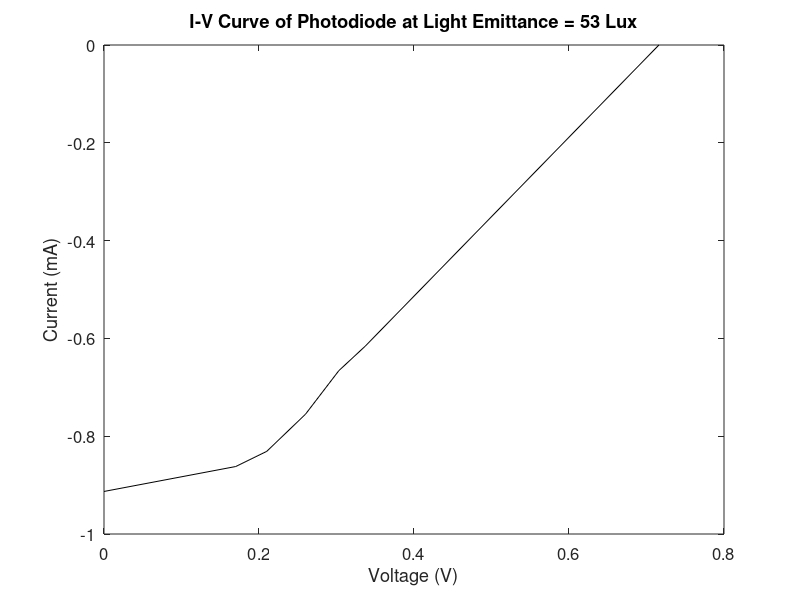
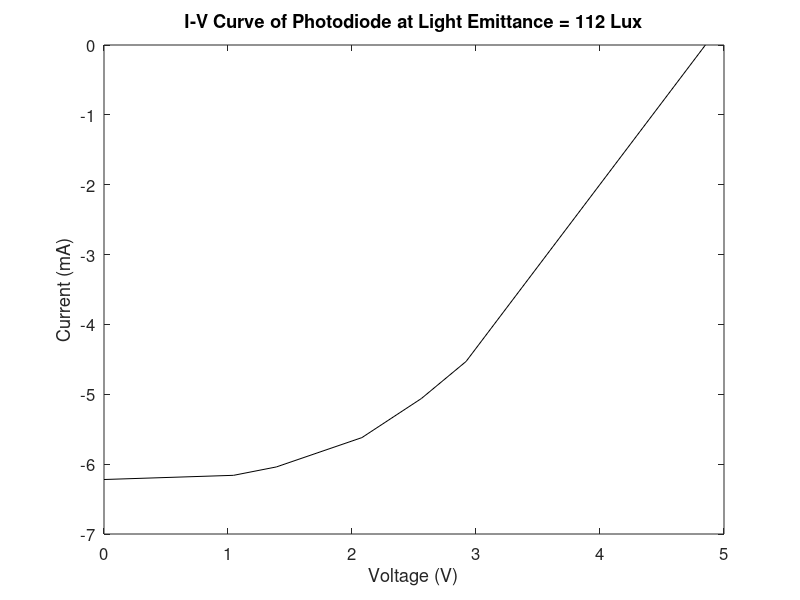
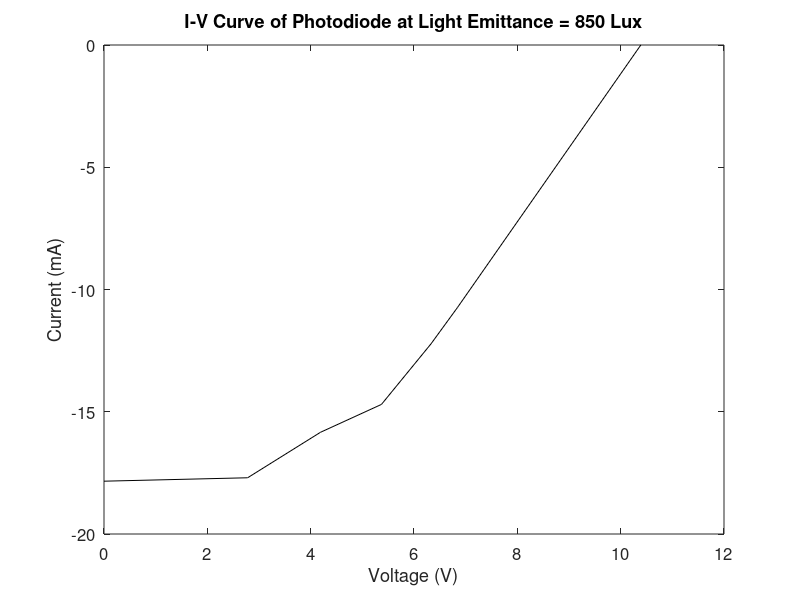
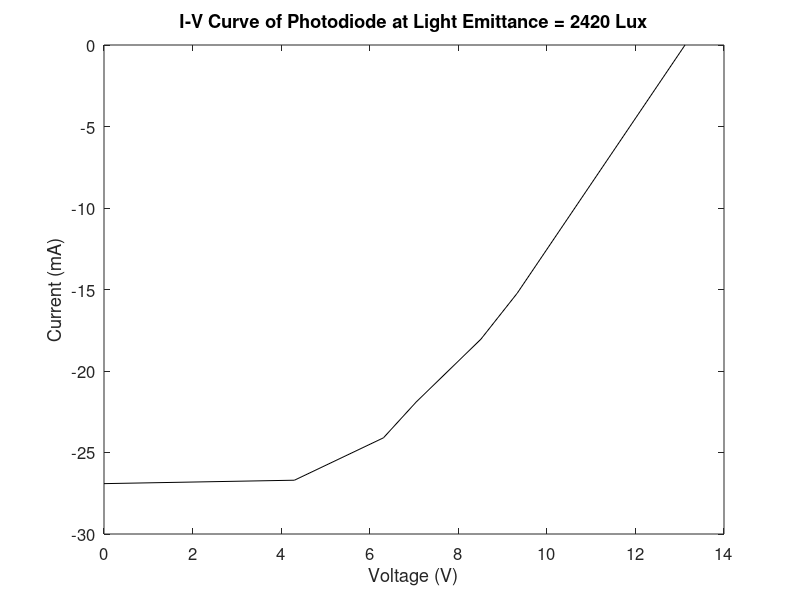

MATLAB code for these plots, in order:
close all;
clear all;

% **************** Conversion Parameter ****************

conv = 1.464128843338 * 10^(-3);

res = [0,157.3,238,324,462,623,1200];

% **************** Lux Level 1 = 0% ****************

i_1 = [0.913,0.862,0.831,0.755,0.666,0.616,0];

v_1 = [0,0.17,0.21,0.26,0.303,0.337,0.716];

p_1 = v_1 .* i_1;

lux_1 = 53;

% **************** Lux Level 2 = 25% ****************

i_2 = [6.22,6.16,6.04,5.62,5.06,4.53,0];

v_2 = [0,1.045,1.39,2.08,2.56,2.92,4.85];

p_2 = v_2 .* i_2;

lux_2 = 112;

% **************** Lux Level 3 = 50% ****************

i_3 = [17.84,17.70,15.84,14.70,12.22,10.74,0];

v_3 = [0,2.78,4.19,5.37,6.33,6.84,10.39];

p_3 = v_3 .* i_3;

lux_3 = 850;

% **************** Lux Level 4 = 75% ****************

i_4 = [26.91,26.7,24.1,21.9,18.05,15.23,0];

v_4 = [0,4.3,6.31,7.05,8.51,9.33,13.12];

p_4 = v_4 .* i_4;

lux_4 = 2420;

% **************** Lux Level 5 = 100% ****************

i_5 = [32.4,31.8,28.3,25.2,20.9,17.24,0];

v_5 = [0,5.07,6.83,8.16,9.87,10.82,14.33];

p_5 = v_5 .* i_5;

lux_5 = 3100;

% **************** Plotting I-V Curves ****************

fig_id = figure();;
plot (v_1,-i_1,'-k');
xlabel('Voltage (V)', 'FontSize', 14);
ylabel('Current (mA)', 'FontSize', 14);
title(['I-V Curve of Photodiode at Light Emittance = ',num2str(lux_1),' Lux'], 'FontSize', 14);
set(gca, 'fontsize', 12);
saveas(fig_id,['/Users/shayantaheri/Desktop/fig_dir/',num2str(fig_id),'.pdf']);

fig_id = figure();
plot (v_2,-i_2,'-k');
xlabel('Voltage (V)', 'FontSize', 14);
ylabel('Current (mA)', 'FontSize', 14);
title(['I-V Curve of Photodiode at Light Emittance = ',num2str(lux_2),' Lux'], 'FontSize', 14);
set(gca, 'fontsize', 12);
saveas(fig_id,['/Users/shayantaheri/Desktop/fig_dir/',num2str(fig_id),'.pdf']);

fig_id = figure();
plot (v_3,-i_3,'-k');
xlabel('Voltage (V)', 'FontSize', 14);
ylabel('Current (mA)', 'FontSize', 14);
title(['I-V Curve of Photodiode at Light Emittance = ',num2str(lux_3),' Lux'], 'FontSize', 14);
set(gca, 'fontsize', 12);
saveas(fig_id,['/Users/shayantaheri/Desktop/fig_dir/',num2str(fig_id),'.pdf']);

fig_id = figure();
plot (v_4,-i_4,'-k');
xlabel('Voltage (V)', 'FontSize', 14);
ylabel('Current (mA)', 'FontSize', 14);
title(['I-V Curve of Photodiode at Light Emittance = ',num2str(lux_4),' Lux'], 'FontSize', 14);
set(gca, 'fontsize', 12);
saveas(fig_id,['/Users/shayantaheri/Desktop/fig_dir/',num2str(fig_id),'.pdf']);

fig_id = figure();
plot (v_5,-i_5,'-k');
xlabel('Voltage (V)', 'FontSize', 14);
ylabel('Current (mA)', 'FontSize', 14);
title(['I-V Curve of Photodiode at Light Emittance = ',num2str(lux_5),' Lux'], 'FontSize', 14);
set(gca, 'fontsize', 12);
saveas(fig_id,['/Users/shayantaheri/Desktop/fig_dir/',num2str(fig_id),'.pdf']);

fig_id = figure();
plot (v_1,-i_1,'-k');
hold on;
plot (v_2,-i_2,'-b');
hold on;
plot (v_3,-i_3,'-r');
hold on;
plot (v_4,-i_4,'-g');
hold on;
plot (v_5,-i_5,'-m');
xlabel('Voltage (V)', 'FontSize', 14);
ylabel('Current (mA)', 'FontSize', 14);
fig_tit = title('I-V Curve of Photodiode at Different Light Emittance (Wavelength = 555nm)', 'FontSize', 14);
tit_pos = get(fig_tit,'Position');
set(fig_tit,'Position',[tit_pos(1) tit_pos(2)+1 tit_pos(3)]);
set(gca, 'fontsize', 12);
fig_leg = legend ([num2str(lux_1*conv),' W/m^2'],[num2str(lux_2*conv),' W/m^2'],...
    [num2str(lux_3*conv),' W/m^2'],[num2str(lux_4*conv),' W/m^2'],[num2str(lux_5*conv),' W/m^2'],...
    'Location','SouthEast');
set(fig_leg,'FontSize',10);
hold off;
saveas(fig_id,['/Users/shayantaheri/Desktop/fig_dir/',num2str(fig_id),'.pdf']);

% **************** Plotting P-V Curves ****************

fig_id = figure();
plot (v_1,p_1,'-k');
xlabel('Voltage (V)', 'FontSize', 14);
ylabel('Power (mW)', 'FontSize', 14);
title(['P-V Curve of Photodiode at Light Emittance = ',num2str(lux_1),' Lux'], 'FontSize', 14);
set(gca, 'fontsize', 12);
saveas(fig_id,['/Users/shayantaheri/Desktop/fig_dir/',num2str(fig_id),'.pdf']);

fig_id = figure();
plot (v_2,p_2,'-k');
xlabel('Voltage (V)', 'FontSize', 14);
ylabel('Power (mW)', 'FontSize', 14);
title(['P-V Curve of Photodiode at Light Emittance = ',num2str(lux_2),' Lux'], 'FontSize', 14);
set(gca, 'fontsize', 12);
saveas(fig_id,['/Users/shayantaheri/Desktop/fig_dir/',num2str(fig_id),'.pdf']);

fig_id = figure();
plot (v_3,p_3,'-k');
xlabel('Voltage (V)', 'FontSize', 14);
ylabel('Power (mW)', 'FontSize', 14);
title(['P-V Curve of Photodiode at Light Emittance = ',num2str(lux_3),' Lux'], 'FontSize', 14);
set(gca, 'fontsize', 12);
saveas(fig_id,['/Users/shayantaheri/Desktop/fig_dir/',num2str(fig_id),'.pdf']);

fig_id = figure();
plot (v_4,p_4,'-k');
xlabel('Voltage (V)', 'FontSize', 14);
ylabel('Power (mW)', 'FontSize', 14);
title(['P-V Curve of Photodiode at Light Emittance = ',num2str(lux_4),' Lux'], 'FontSize', 14);
set(gca, 'fontsize', 12);
saveas(fig_id,['/Users/shayantaheri/Desktop/fig_dir/',num2str(fig_id),'.pdf']);

fig_id = figure();
plot (v_5,p_5,'-k');
xlabel('Voltage (V)', 'FontSize', 14);
ylabel('Power (mW)', 'FontSize', 14);
title(['P-V Curve of Photodiode at Light Emittance = ',num2str(lux_5),' Lux'], 'FontSize', 14);
set(gca, 'fontsize', 12);
saveas(fig_id,['/Users/shayantaheri/Desktop/fig_dir/',num2str(fig_id),'.pdf']);

fig_id = figure();
plot (v_1,p_1,'-k');
hold on;
plot (v_2,p_2,'-b');
hold on;
plot (v_3,p_3,'-r');
hold on;
plot (v_4,p_4,'-g');
hold on;
plot (v_5,p_5,'-m');
xlabel('Voltage (V)', 'FontSize', 14);
ylabel('Power (mW)', 'FontSize', 14);
fig_tit = title('P-V Curve of Photodiode at Different Light Emittance (Wavelength = 555nm)', 'FontSize', 14);
tit_pos = get(fig_tit,'Position');
set(fig_tit,'Position',[tit_pos(1) tit_pos(2)+7 tit_pos(3)]);
set(gca, 'fontsize', 12);
fig_leg = legend ([num2str(lux_1*conv),' W/m^2'],[num2str(lux_2*conv),' W/m^2'],...
    [num2str(lux_3*conv),' W/m^2'],[num2str(lux_4*conv),' W/m^2'],[num2str(lux_5*conv),' W/m^2'],...
    'Location','NorthWest');
set(fig_leg,'FontSize',10);
hold off;
saveas(fig_id,['/Users/shayantaheri/Desktop/fig_dir/',num2str(fig_id),'.pdf']);

% **************** Plotting P-R Curves ****************

fig_id = figure();
plot (res,p_1,'-k');
xlabel('Resistance (\Omega)', 'FontSize', 14);
ylabel('Power (mW)', 'FontSize', 14);
title(['P-R Curve of Photodiode at Light Emittance = ',num2str(lux_1),' Lux'], 'FontSize', 14);
set(gca, 'fontsize', 12);
saveas(fig_id,['/Users/shayantaheri/Desktop/fig_dir/',num2str(fig_id),'.pdf']);

fig_id = figure();
plot (res,p_2,'-k');
xlabel('Resistance (\Omega)', 'FontSize', 14);
ylabel('Power (mW)', 'FontSize', 14);
title(['P-R Curve of Photodiode at Light Emittance = ',num2str(lux_2),' Lux'], 'FontSize', 14);
set(gca, 'fontsize', 12);
saveas(fig_id,['/Users/shayantaheri/Desktop/fig_dir/',num2str(fig_id),'.pdf']);

fig_id = figure();
plot (res,p_3,'-k');
xlabel('Resistance (\Omega)', 'FontSize', 14);
ylabel('Power (mW)', 'FontSize', 14);
title(['P-R Curve of Photodiode at Light Emittance = ',num2str(lux_3),' Lux'], 'FontSize', 14);
set(gca, 'fontsize', 12);
saveas(fig_id,['/Users/shayantaheri/Desktop/fig_dir/',num2str(fig_id),'.pdf']);

fig_id = figure();
plot (res,p_4,'-k');
xlabel('Resistance (\Omega)', 'FontSize', 14);
ylabel('Power (mW)', 'FontSize', 14);
title(['P-R Curve of Photodiode at Light Emittance = ',num2str(lux_4),' Lux'], 'FontSize', 14);
set(gca, 'fontsize', 12);
saveas(fig_id,['/Users/shayantaheri/Desktop/fig_dir/',num2str(fig_id),'.pdf']);

fig_id = figure();
plot (res,p_5,'-k');
xlabel('Resistance (\Omega)', 'FontSize', 14);
ylabel('Power (mW)', 'FontSize', 14);
title(['P-R Curve of Photodiode at Light Emittance = ',num2str(lux_5),' Lux'], 'FontSize', 14);
set(gca, 'fontsize', 12);
saveas(fig_id,['/Users/shayantaheri/Desktop/fig_dir/',num2str(fig_id),'.pdf']);

fig_id = figure();
plot (res,p_1,'-k');
hold on;
plot (res,p_2,'-b');
hold on;
plot (res,p_3,'-r');
hold on;
plot (res,p_4,'-g');
hold on;
plot (res,p_5,'-m');
xlabel('Resistance (\Omega)', 'FontSize', 14);
ylabel('Power (mW)', 'FontSize', 14);
fig_tit = title('P-R Curve of Photodiode at Different Light Emittance (Wavelength = 555nm)', 'FontSize', 14);
tit_pos = get(fig_tit,'Position');
set(fig_tit,'Position',[tit_pos(1) tit_pos(2)+7 tit_pos(3)]);
set(gca, 'fontsize', 12);
fig_leg = legend ([num2str(lux_1*conv),' W/m^2'],[num2str(lux_2*conv),' W/m^2'],...
    [num2str(lux_3*conv),' W/m^2'],[num2str(lux_4*conv),' W/m^2'],[num2str(lux_5*conv),' W/m^2'],...
    'Location','NorthEast');
set(fig_leg,'FontSize',10);
hold off;
saveas(fig_id,['/Users/shayantaheri/Desktop/fig_dir/',num2str(fig_id),'.pdf']);
